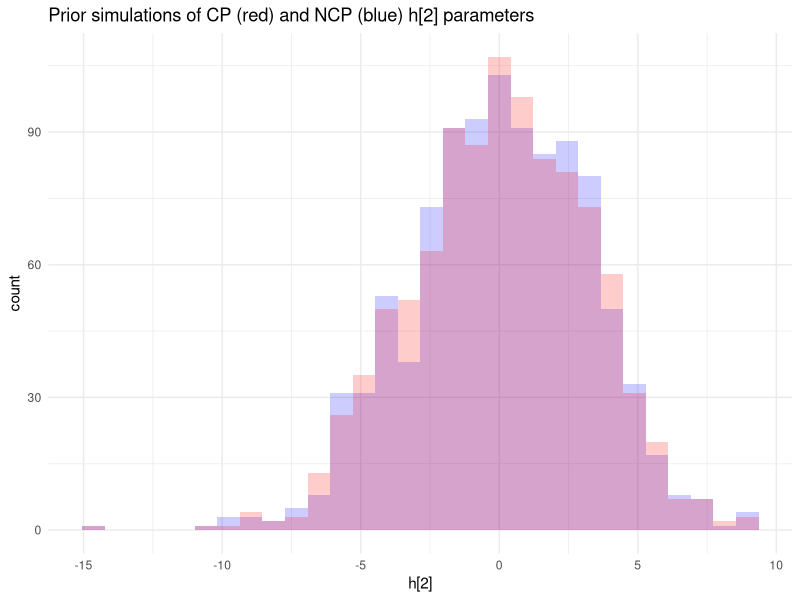

Recreate this plot in R.
library(ggplot2)

gen_ncp_sv_dataset <- function(iter, seed_list, T) {
    set.seed(seed_list[iter])

    # Priors
    mu <- rnorm(1, 0, sqrt(10))
    sigma_sqd <- 1 / rgamma(1, 5 / 2, (0.01 * 5) / 2)
    sigma <- sqrt(sigma_sqd)
    p <- rbeta(1, 20, 1.5)
    phi <- 2 * p - 1

    # Sample from standardised normal dist and multiply by sigma
    h_std <- rnorm(T, mean = 0, sd = sigma)

    # Generate log volatilities
    h <- rep(0, T)
    h[1] <- rnorm(1, mean = mu, sd = sigma / sqrt(1 - phi^2))
    for (i in 2:T) {
        h[i] <- h_std[i] + mu + phi * (h[i - 1] - mu)
    }

    return(h[2])
}

gen_cp_sv_dataset <- function(iter, seed_list, T) {
    set.seed(seed_list[iter])

    # Length of data
    T <- 1000

    # Priors
    mu <- rnorm(1, 0, sqrt(10))
    sigma_sqd <- 1 / rgamma(1, 5 / 2, (0.01 * 5) / 2)
    sigma <- sqrt(sigma_sqd)
    p <- rbeta(1, 20, 1.5)
    phi <- 2 * p - 1

    # Generate log volatilities
    h <- rep(0, T)
    h[1] <- rnorm(1, mean = mu, sd = sigma / sqrt(1 - phi^2))
    for (i in 2:T) {
        h[i] <- rnorm(1, mean = (mu + phi * (h[(i - 1)] - mu)), sd = sigma)
    }

    return(h[2])
}

set.seed(123)
seeds <- sample.int(10000)[1:1000]
ncp_list <- lapply(1:1000, gen_ncp_sv_dataset, seed_list = seeds, T = 1000)
cp_list <- lapply(1:1000, gen_cp_sv_dataset, seed_list = seeds, T = 1000)

ncp <- as.data.frame(do.call("rbind", ncp_list))
cp <- as.data.frame(do.call("rbind", cp_list))


hist <- ggplot(ncp) +
    geom_histogram(aes(V1), fill = 'blue', alpha = 0.2) +
    geom_histogram(data = cp, aes(V1), fill = 'red', alpha = 0.2) +
    theme_minimal() +
    labs(title = "Prior simulations of CP (red) and NCP (blue) h[2] parameters",
        x = "h[2]")

ggsave(paste(here::here(), "/analysis/prior_predictive_checks/ppc_h2.png", sep = ""), hist, bg = "white", width = 11)

